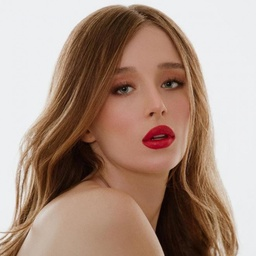
#> input picture img1.jpg, 256 x 256 px, shrunk from 660 x 660 before the run
$ python binary.py
#> lines starting #> are read from the running program, lines starting #| are printed output that depends on the picture
# nhận vào ảnh, chuyển ảnh ra mảng
import numpy as np
import cv2

class binaryCompress:
  def __init__(self,img,compression_times):
    # setting binary tree by array
#> called with img = 'img1.jpg', compression_times = 5
    self.img = cv2.imread(img,0)
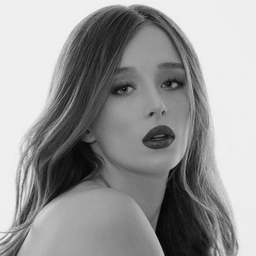
#> self.img: shape (256, 256); min 0, max 245, mean 152.4
    self.compression_times = compression_times
    self.differences = []
        # vd khi compression_times = 6, differences chứa 6 phần tử
        #mỗi phần tử là 1 mảng tương ứng sau mỗi lần phân rã
    self.row, self.col = self.img.shape
#> self.row = 256; self.col = 256
    self.DELETE = 0

  # khởi tạo dạng ban đầu của những mảng chứa thông tin thay đổi của ảnh sau khi decode
  def initializes_the_array_with_none(self):
    result = []
    for i in range(self.row):
      row_arr = []
      for j in range(self.col):
        row_arr.append(None)
      result.append(row_arr)
    return result

  # hàm để tạo những giá trị lưu trong mảng (mang thông tin thay đổi của ảnh sau khi decode)
  def convert_to_difference_element(self,time,i,j): # 7 2
    space = int ( (time+1)/2 )
    up = 0
    down = 0
    if time % 2 == 1: # lần lẻ lấy trên cộng dưới chia 2 - vị trí hiện tại
      if (i-space)<0 :
        up = 0
        down = self.img[i+space,j]
      elif (i+space)>=self.row:
        up = self.img[i-space,j]
        down = 0
      else:
        up = self.img[i-space,j]
        down = self.img[i+space,j]
      return int((up+down)/2) - self.img[i,j]
    else: # lần chẵn lấy phải trên cộng trái dưới chia 2 - vị trí hiện tại
      if (i+space)>=self.row and (j+space)>=self.col:
        up = 0
        down = 0
      elif (i+space)>=self.row:
        up = self.img[i-space,j+space]
        down = 0
      elif (j+space)>=self.col:
        down = self.img[i+space,j-space]
        up = 0
      else:
        up = self.img[i-space,j+space]
        down = self.img[i+space,j-space]
      return int((up+down)/2) - self.img[i,j]

   # hàm để tạo những giá trị lưu trong mảng (mang thông tin thay đổi của ảnh sau khi decode)

  # chuyển đổi để nhận biết hàng chẵn lẻ
  def convert_row_and_column(self,i,space):
    return int((i-1)/space)+1

  # hàm tính toán space
  def space(self,time):
    return pow(2,int( (time+1)/2 ) - 1)

  # khi ở bước lẻ, thực hiện xóa xen kẽ
  def action_in_odd_time(self,time):
    difference = self.initializes_the_array_with_none()
    space = self.space(time)
    for i in range(0,self.row,space):
      if self.convert_row_and_column(i+1,space) % 2 == 0:# hàng chẵn bỏ pixel lẻ
        for j in range(0,self.col,space):
          if self.convert_row_and_column(j+1,space) % 2== 1:
            difference[i][j] = self.convert_to_difference_element(time,i,j)
            self.img[i,j] = self.DELETE
      else: # hàng lẻ bỏ pixel chẵn
        for j in range(0,self.col,space):
          if self.convert_row_and_column(j+1,space) % 2 == 0:
            difference[i][j] = self.convert_to_difference_element(time,i,j)
            self.img[i,j] = self.DELETE
    self.differences.append(difference)

  # khi ở bước chẵn, xóa hàng chẵn
  def action_in_even_time(self,time):
    difference = self.initializes_the_array_with_none()
    space = self.space(time)
    for i in range(0,self.row,space):
      if self.convert_row_and_column(i+1,space) % 2 == 0:# hàng chẵn bỏ
        for j in range(space,self.col,space*2):
          difference[i][j] = self.convert_to_difference_element(time,i,j)
          self.img[i,j] = self.DELETE
    self.differences.append(difference)

  # hàm xóa những pixel bị xóa(những ô bị xóa đk gán là 0), để cho ra mảng những pixel còn lại
  def delete_element_0_from_array_image(self):
    list = []
    for i in range(self.row):
      arr_row = []
      for j in range(self.col):
        if self.img[i,j]!=self.DELETE:
          arr_row.append(self.img[i,j])
      if arr_row!=[]:
        list.append(arr_row)
    # phát sinh trường hợp số pixel mỗi hàng hơn kém nhau 1 đơn vị
    # sử lý, lấy chiều dài hàng lớn nhất, nếu hàng nào chưa đủ, cho thêm 0
    max = 0
    for i in range(len(list)):
      length = len(list[i])
      if max < length:
        max = length
    #------
    print("max length : ",max)
    for i in range(len(list)):
      while len(list[i]) < max:
        list[i].append(0)
    #------
    return np.array(list)

  #hàm nén ảnh
  def encode(self):
    for time in range(1,self.compression_times+1):
      #nếu lần phân rã lẻ : hàng lẻ bỏ pixel chẵn, hàng chẵn bỏ pixel lẻ
      if time % 2 == 1:
      #nếu lần phân rã chẵn : bỏ hàng chẵn
        self.action_in_odd_time(time)
      else:
        self.action_in_even_time(time)
#> this loop made 5 passes
  #----------------------------------------------------------------------------------------------------

  # hàm trả về giá trị pixel cỉa ảnh gốc
  def convert_difference_element_back(self,time,i,j,difference):
    space = int ( (time+1)/2 )
    up = 0
    down = 0
    if time % 2 == 1: # lần lẻ lấy trên cộng dưới chia 2 - vị trí hiện tại
      if (i-space)<0 :
        up = 0
        down = self.img[i+space,j]
      elif (i+space)>=self.row:
        up = self.img[i-space,j]
        down = 0
      else:
        up = self.img[i-space,j]
        down = self.img[i+space,j]
      return int( (up+down)/2 - difference[i][j])
    else: # lần chẵn lấy phải trên cộng trái dưới chia 2 - vị trí hiện tại
      if (i+space)>=self.row and (j+space)>=self.col:
        up = 0
        down = 0
      elif (i+space)>=self.row:
        up = self.img[i-space,j+space]
        down = 0
      elif (j+space)>=self.col:
        down = self.img[i+space,j-space]
        up = 0
      else:
        up = self.img[i-space,j+space]
        down = self.img[i+space,j-space]
      return int( (up+down)/2 - difference[i][j])

  # hàm lưu ảnh
  def save_result_image(self,type = 0):
    if type != 0:
      file_name = "img-decode-{}-time.jpg".format(self.compression_times)
    else:
      file_name = "img-encode-{}-time.jpg".format(self.compression_times)
    cv2.imwrite(file_name, self.delete_element_0_from_array_image())
#> the loop in delete_element_0_from_array_image, `for i in range(len(list)):` made 64 passes
#| max length :  32
#> in delete_element_0_from_array_image, `return np.array(list)`:
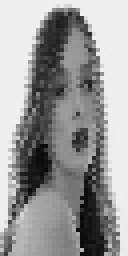
#> returned value: shape (64, 32) (shown 4 times larger); min 7, max 241, mean 152.7

  # hàm giải mã ảnh về ban đầu
  def decode(self):
    for i in range(self.compression_times-1,-1,-1):
      space = self.space(i+1)
      for x in range(0,self.row,space):
        for y in range(0,self.col,space):
          if self.differences[i][x][y] is not None:
            self.img[x,y] = self.convert_difference_element_back(i+1,x,y,self.differences[i])

  # [30 lines of commented-out code are left out]

task1 = binaryCompress("img1.jpg",5)
task1.encode()
task1.save_result_image()
task1.decode()
task1.save_result_image(1)
#| max length :  256


# [52 lines of commented-out code are left out]

$ run again, with img2.jpg copied over img1.jpg
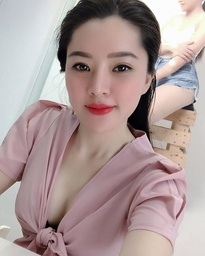
#> input picture img2.jpg, 205 x 256 px, shrunk from 650 x 813 before the run
#> in __init__, `self.img = cv2.imread(img,0)`:
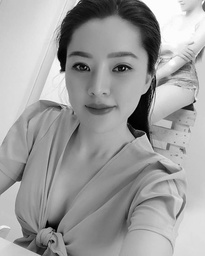
#> self.img: shape (256, 205); min 0, max 255, mean 159
#> the loop in encode, `for time in range(1,self.compression_times+1):` made 5 passes
#> the loop in delete_element_0_from_array_image, `for i in range(len(list)):` made 64 passes
#| max length :  26
#| max length :  205
#> in save_result_image (call 2), `cv2.imwrite(file_name, self.delete_element_0_from_array_image())`:
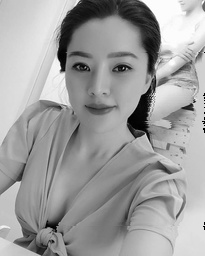
#> saved as img-decode-5-time.jpg: shape (256, 205); min 0, max 255, mean 159
